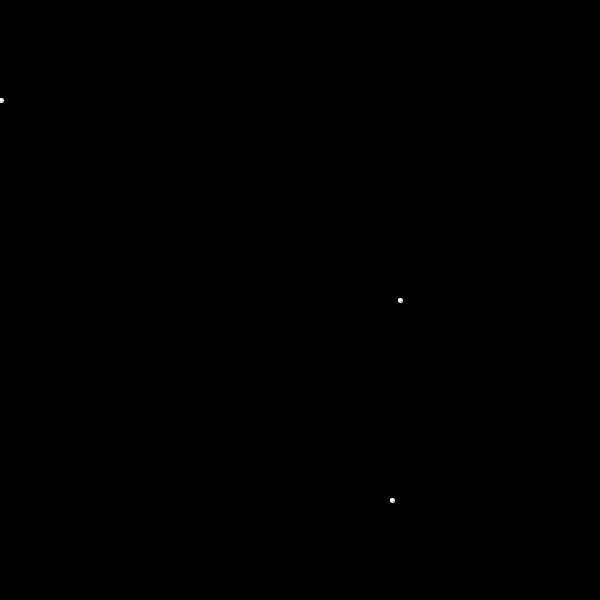
Frame 1 (no input)
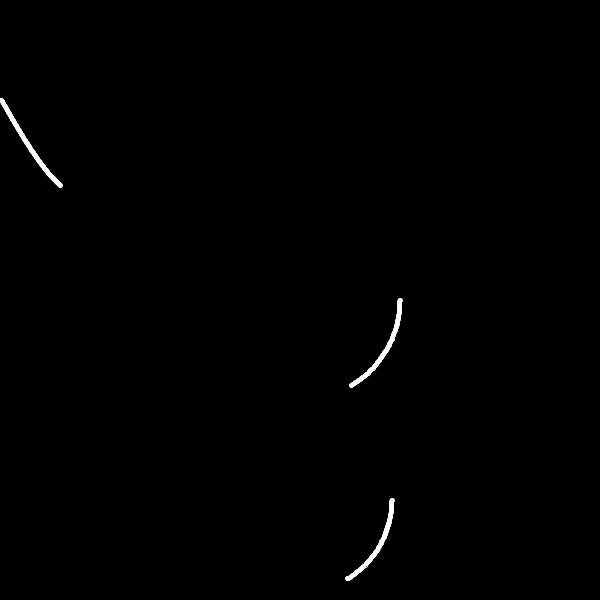
Frame 60 (the mouse pressed at the canvas centre just before this capture)
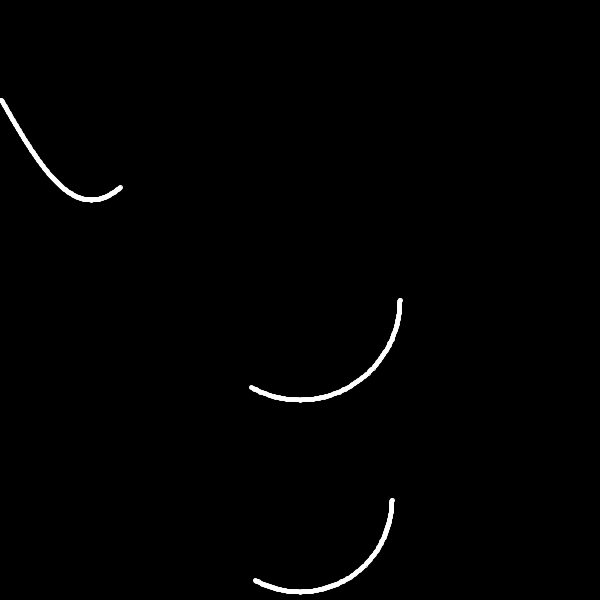
Frame 120 (the mouse held since frame 60 and released just before this capture)

The Processing sketch that drew these frames (run headless with seeded random() and noise(); from frame 60 on, the mouse is pressed at the canvas centre):

// Processing sketch: w10_graphs
// ── w10_graphs.pde
//All three "graphs" will use these variables
int angle; //The degree angle we will use for sin() and cos() functions.
int dotDiameter;//The size of the circle that will be graphing.

int sinAmplitude;
int circRadius;
int spiralRadius;
int cx;

void setup() {
  size(600, 600);
  background(0);
  dotDiameter = 4;
  sinAmplitude = 100;
  circRadius = 100;
  spiralRadius = 100;
  angle = 0;
  stroke(255);
}//setup

void draw() {
  //background(0);
  //sin curve
  drawSinCurve(angle, sinAmplitude, sinAmplitude);
  //circle
  drawCircle(angle, circRadius, width/2, sinAmplitude*2 + circRadius);
  //concentric circles
  if (angle % 360 == 0) {
    spiralRadius -= dotDiameter * 2;
  }
  drawCircle(angle, spiralRadius, width/2, sinAmplitude*2 + circRadius*3);
  
  angle++;
}//draw

void drawSinCurve(int degrees, int amplitude, int yOffset) {
  cx++;
  float y = amplitude * sin(radians(degrees)) + yOffset;
  circle(cx, y, dotDiameter);
  if (angle >= width) {
    cx = angle % width;
  }
}
void drawCircle(int degrees, int radius, int xOffset, int yOffset) {
  float x = radius * cos(radians(degrees)) + xOffset;
  float y = radius * sin(radians(degrees)) + yOffset;
  circle(x, y, dotDiameter);
}
